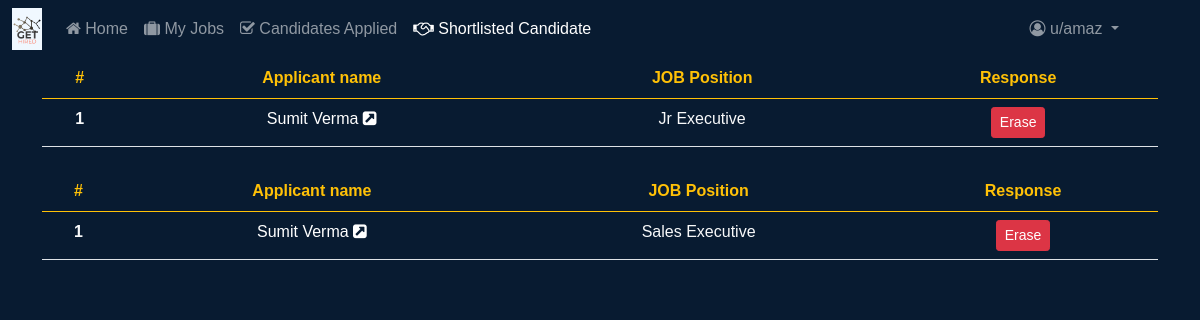
Page /EMPLOYER/shortlisted-candidate/ (signed in) on the committed database.
### JOB/models.py (models this page shows, shortened)
class SHORTLISTED(models.Model):
    applicant=models.ForeignKey(JOBSEEKER,on_delete=models.CASCADE)
    message=models.TextField(null=True,blank=True)
    hasSeen=models.BooleanField(default=False)
    applicant_job=models.ForeignKey(JOB,on_delete=models.CASCADE)

class JOB(models.Model):
    job_id=models.AutoField(primary_key=True)
    job_title=models.CharField(max_length=100)
    job_desc=models.TextField()
    pub_date=models.DateTimeField(auto_now=True)
    x_req=models.DecimalField(max_digits=5,decimal_places=2)
    xii_req=models.DecimalField(max_digits=5,decimal_places=2)
    grad_req=models.DecimalField(max_digits=5,decimal_places=2)
    employer_name=models.ForeignKey(EMPLOYER,on_delete=models.CASCADE)

### JOBSEEKER/models.py (models this page shows, shortened)
class JOBSEEKER(models.Model):
    user=models.OneToOneField(User,on_delete=models.CASCADE)
    first_name=models.CharField(max_length=50)
    last_name=models.CharField(max_length=50)
    email=models.EmailField(max_length=255)
    dob=models.DateField()
    phone=models.IntegerField()

### EMPLOYER/views.py (the view)
# urls.py: path('shortlisted-candidate/',views.candidateshortlisted,name="shortlisted candidate"),
def candidateshortlisted(request):
    if request.user.is_authenticated:
        try:
            employer=EMPLOYER.objects.get(user=request.user)
            all_jobs=JOB.objects.filter(employer_name=employer)
            applications=[]
            for job in all_jobs:
                applied=SHORTLISTED.objects.filter(applicant_job=job)
                if len(applied)>0:
                    applications.append(applied)
            param={
                'applications':applications,
            }
            return render(request,'EMPLOYER/shortlisted-candidates.html/',param)
        except:
            return redirect('/')
    else:
        return redirect('/')

### templates/EMPLOYER/shortlisted-candidates.html (shortened to what this page needs)
{% extends 'baseE.html' %}
{% block empactive %}
active
{% endblock empactive %}
{% block content %}
<div class="container text-light">
{% for application in applications %}
  <table class="table mb-4 text-light text-center">
  <thead class="text-warning">
    <tr>
      <th scope="col">#</th>
      <th scope="col">Applicant name</th>
      <th scope="col">JOB Position</th>
      <th scope="col">Response</th>
    </tr>
  </thead>
 <tbody>
{% for applicant in application %}
    <tr id="block-{{applicant.applicant.user.username}}-{{applicant.applicant_job.job_id}}">
      <th scope="row">{{forloop.counter}}</th>
      <td><a style='text-decoration:none;color:white;' href="#">{{applicant.applicant.first_name|title}} {{applicant.applicant.last_name|title}} <i class="fa fa-external-link-square" aria-hidden="true"></i></a></td>
      <td>{{applicant.applicant_job.job_title|title}}</td>
      <td>
      <form>{% csrf_token %}
    <button type="button" id="erase-{{applicant.applicant.user.username}}-{{applicant.applicant_job.job_id}}" class="btn btn-danger btn-sm">Erase</button>
      </form>
      </td>
    </tr>
{% endfor %}
  </tbody>
</table>
{% endfor %}
</div>
{% endblock content %}

### templates/baseE.html (shortened to what this page needs)
<!doctype html>
<html lang="en">
  <head>
       <link href="https://cdn.jsdelivr.net/npm/bootstrap@5.0.0-beta1/dist/css/bootstrap.min.css" rel="stylesheet">
   <link rel="stylesheet" href="https://cdnjs.cloudflare.com/ajax/libs/font-awesome/4.7.0/css/font-awesome.min.css">
     {% load static %}
  <link rel="stylesheet" href="{% static 'css/style.css/' %}">
  </head>
  <body>
<nav class="navbar navbar-expand-lg navbar-dark bg-dark">
  <div class="container-fluid">
    <a class="navbar-brand" href="/">
    <img src="{% static 'images/logo1.png/' %}">
    </a>
    <div class="collapse navbar-collapse" id="navbarSupportedContent">
      <ul class="navbar-nav me-auto mb-2 mb-lg-0">
        <li class="nav-item">
          <a class="nav-link {% block homeactive %}
          {% endblock homeactive %}"  href="/"><i class="fa fa-home" aria-hidden="true"></i> Home</a>
        </li>
        <li class="nav-item">
          <a class="nav-link {% block jobsactive %}
          {% endblock jobsactive %}" href="/EMPLOYER/my-jobs/"><i class="fa fa-suitcase" aria-hidden="true"></i> My Jobs</a>
        </li>
            <li class="nav-item">
          <a class="nav-link {% block msgactive %}
          {% endblock  %}" href="/EMPLOYER/applied-candidate/"><i class="fa fa-check-square-o" aria-hidden="true"></i> Candidates Applied</a>
        </li>
           <li class="nav-item">
          <a class="nav-link {% block empactive %}
          {% endblock  %}" href="/EMPLOYER/shortlisted-candidate/"><i class="fa fa-handshake-o" aria-hidden="true"></i> Shortlisted Candidate</a>
        </li>
   </ul>
    <ul class="navbar-nav ml-2 mb-2 mb-lg-0">
                 <li class="nav-item dropdown  ">
          <a class="nav-link dropdown-toggle" href="#" id="navbarDropdown" role="button" data-bs-toggle="dropdown" aria-expanded="false">
            <i class="fa fa-user-circle-o" aria-hidden="true"></i> u/{{request.user}}
          </a>
        </li>
      </ul>
    </div>
  </div>
</nav>
   {% block content %}
   {% endblock content %}
  </body>
</html>

### JOBSEEKER/static/css/style.css (style rules this page uses)
* { font-family: sans-serif; }
body { background-color: #081b31!important; }
.bg-dark { background-color: #081b31!important; }
.navbar { padding-right:61px; }
.navbar-brand { background-color: aliceblue; }
.navbar-brand img { height: 30px; }

### rows in the picture
SHORTLISTED: applicant.first_name "Sumit", applicant.last_name "Verma", applicant_job.job_title "Jr Executive"
SHORTLISTED: applicant.first_name "Sumit", applicant.last_name "Verma", applicant_job.job_title "Sales Executive"

### other values in the picture
{{ request.user }} "amaz"
